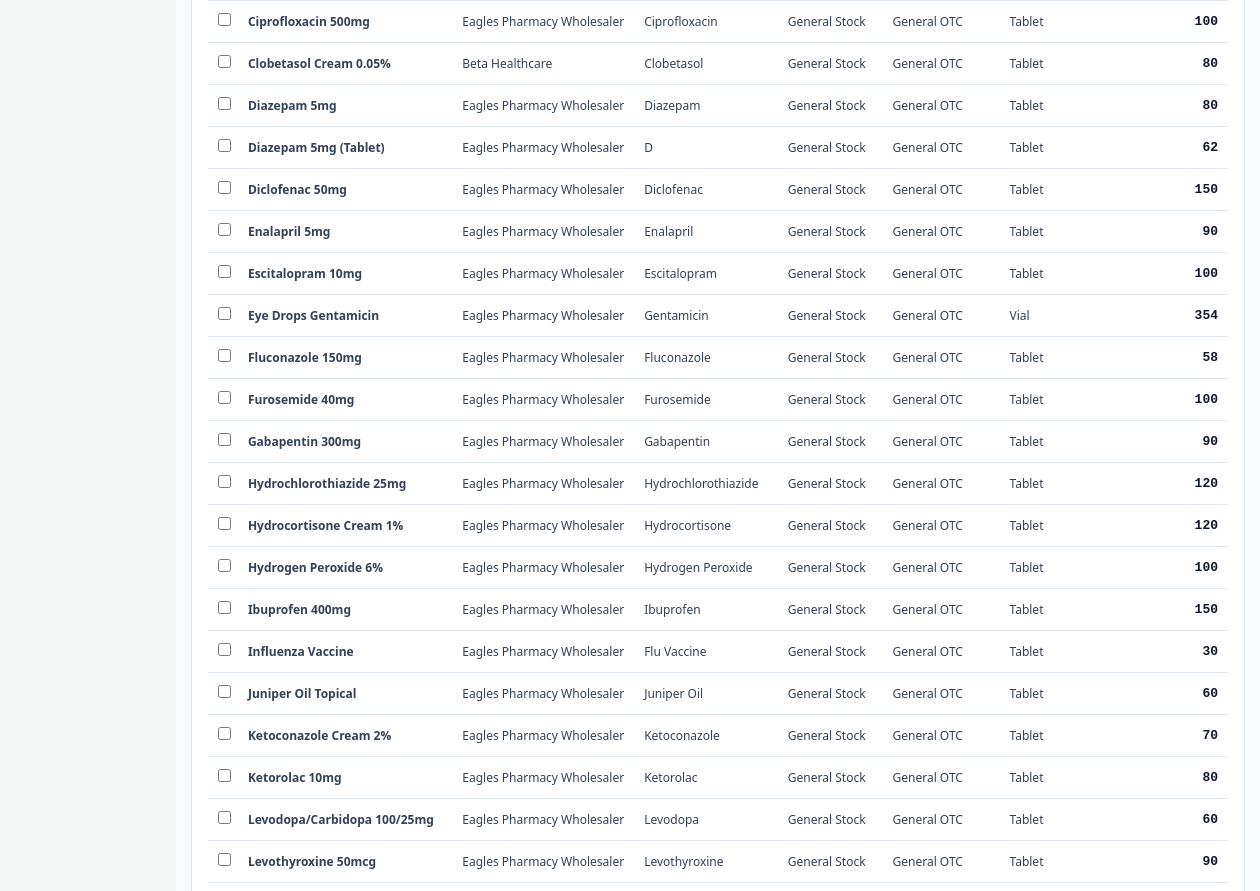
The page /pharmacy/medicines/ (signed in, middle part) on the database as committed earlier.
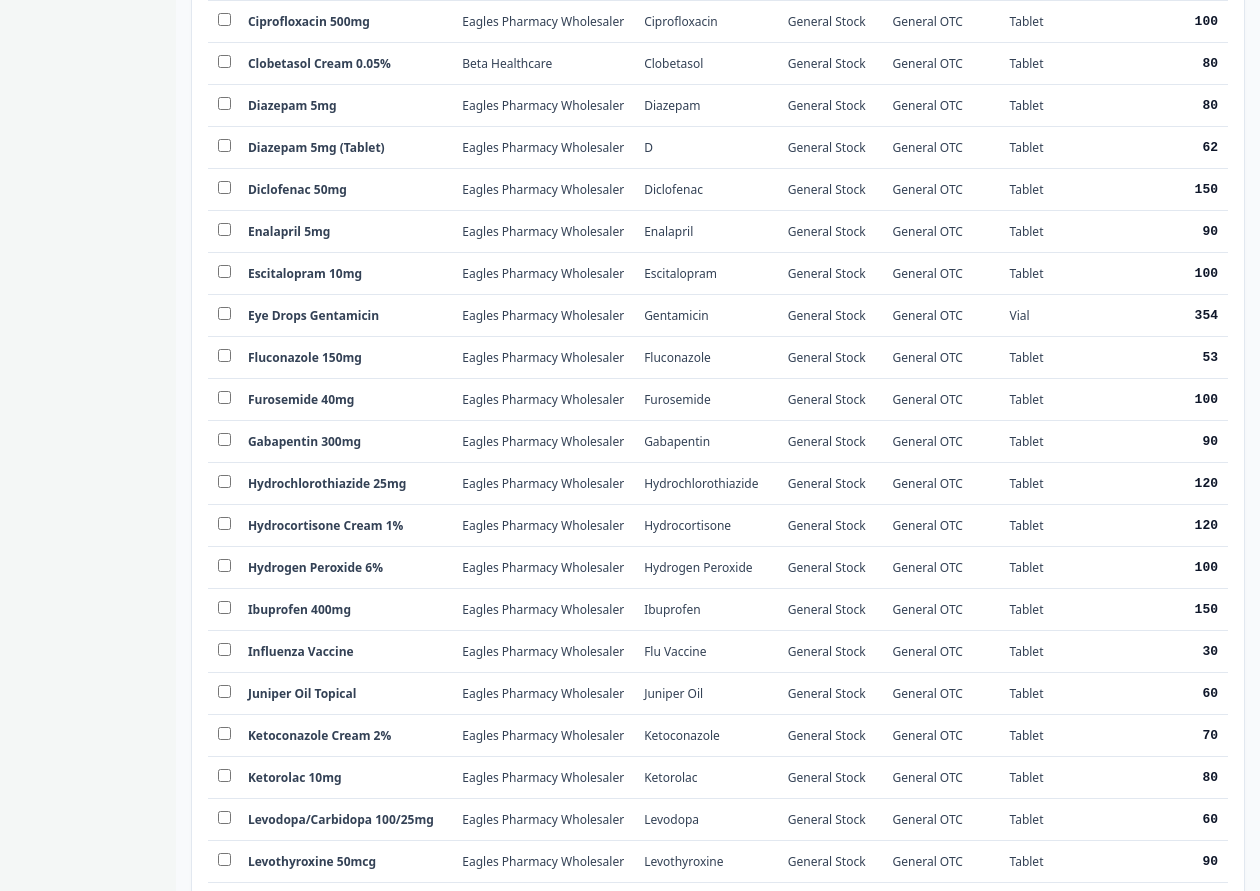
The same page on the database as committed later.
### pharmacy/models.py (models this page shows, shortened)
class Stock(models.Model):
    medicine = models.ForeignKey(Medicine, on_delete=models.PROTECT, related_name='stock_items', null=True, blank=True)
    item_name = models.CharField(max_length=200, db_index=True)
    generic_name = models.CharField(max_length=200, blank=True, null=True)
    batch_number = models.CharField(max_length=100, blank=True, null=True)
    quantity_in_stock = models.PositiveIntegerField(default=0)
    reorder_level = models.PositiveIntegerField(default=10, help_text="Alert threshold to restock item")
    buying_price = models.DecimalField(max_digits=10, decimal_places=2, help_text="Cost price per unit", default=0.00)
    selling_price = models.DecimalField(max_digits=10, decimal_places=2, help_text="Retail billing charge per unit", default=0.00)
    expiry_date = models.DateField(db_index=True)
    created_at = models.DateTimeField(auto_now_add=True)
    updated_at = models.DateTimeField(auto_now=True)
    class Meta:
        ordering = ['item_name']
        verbose_name_plural = "Stock Inventory"
    @property
    def needs_restock(self):
        return self.quantity_in_stock <= self.reorder_level
    @property
    def is_out_of_stock(self):
        return self.quantity_in_stock <= 0
    @property
    def company_name(self):
        name_lower = self.item_name.lower()
        if "beta" in name_lower or "paracetamol" in name_lower:
            return "Beta Healthcare"
        elif "cosmos" in name_lower or "amoxicillin" in name_lower:
            return "Cosmos Limited"
        elif "gsk" in name_lower or "cetirizine" in name_lower or "glaxo" in name_lower:
            return "GlaxoSmithKline"
        return "Eagles Pharmacy Wholesaler"
    @property
    def category(self):
        name_lower = self.item_name.lower()
        if "amox" in name_lower or "cap" in name_lower:
            return "Antibiotics"
        elif "para" in name_lower or "hedex" in name_lower:
            return "Analgesics"
        elif "cetirizine" in name_lower:
            return "Antihistamines"
        return "General Stock"
    @property
    def group(self):
        if self.category == "Antibiotics":
            return "Prescription Only"
        return "General OTC"
    @property
    def unit_type(self):
        name_lower = self.item_name.lower()
        if "syr" in name_lower or "susp" in name_lower or "liquid" in name_lower:
            return "Bottle"
        elif "cap" in name_lower:
            return "Capsule"
        elif "drops" in name_lower:
            return "Vial"
        return "Tablet"

### pharmacy/views.py (the view)
# urls.py: path('medicines/', views.pharmacy_medicines_view, name='pharmacymedicines'),
@login_required
def pharmacy_medicines_view(request):
    medicines = Stock.objects.select_related('medicine').all().order_by('item_name')
    return render(request, 'pharmacy/pharmacymedicines.html', {'medicines': medicines})

### pharmacy/templates/pharmacy/pharmacymedicines.html (shortened to what this page needs)
{% extends "base.html" %}
{% block content %}
<div class="pharmacy-container-layout">
  <div class="pharmacy-billing-section">
    <div class="table-fixed-container">
      <table class="hms-table hms-billing-log-table">
        <tbody>
          {% for medicine in medicines %}
          <tr>
            <td class="checkbox-fit-cell"><input type="checkbox" class="ledger-checkbox" value="MED-{{ medicine.id }}"></td>
            <td><strong>{{ medicine.item_name }}</strong></td>
            <td>{{ medicine.company_name }}</td>
            <td>{{ medicine.generic_name|default:"—" }}</td>
            <td>{{ medicine.category }}</td>
            <td>{{ medicine.group }}</td>
            <td>{{ medicine.unit_type }}</td>
            <td class="text-right qty-bold balance-cell">
              <div class="stock-level-display">
                {% if medicine.is_out_of_stock %}
                  <span class="badge-status-alert status-reorder-critical">Out of Stock, Reorder</span>
                  <span class="qty-count-zero">0</span>
                {% elif medicine.needs_restock %}
                  <span class="badge-status-alert status-reorder">Low Stock, Reorder</span>
                  <span class="qty-count-warning">{{ medicine.quantity_in_stock }}</span>
                {% else %}
                  <span class="qty-count-optimal">{{ medicine.quantity_in_stock }}</span>
                {% endif %}
              </div>
            </td>
          </tr>
          {% empty %}
          <tr>
            <td colspan="8" class="empty-table-placeholder">
              No medicine inventory stock logs located in the database room sheets.
            </td>
          </tr>
          {% endfor %}
        </tbody>
      </table>
    </div>
  </div>
</div>
{% endblock %}

Rows that differ between the two databases and show on the page:
changed Stock "Fluconazole 150mg": quantity_in_stock "58" → "53"
